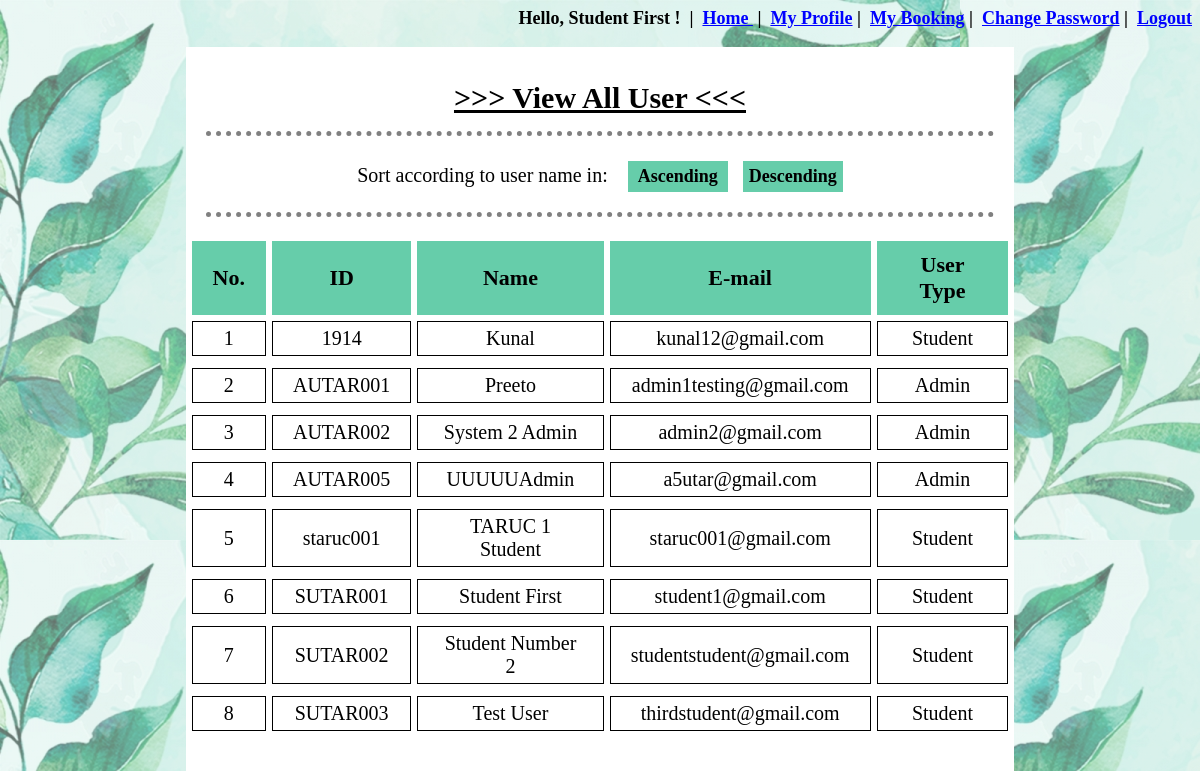
Page /user_manage_view.php (signed in) on the committed database.
### tables this page shows
CREATE TABLE `user_details` (
  `UserNo` int(10) NOT NULL,
  `UserID` varchar(10) NOT NULL,
  `UserFullName` varchar(80) NOT NULL,
  `UserPassword` varchar(12) NOT NULL,
  `UserType` varchar(11) NOT NULL,
  `UserEmail` varchar(50) NOT NULL,
  `UserImage` longblob NOT NULL,
  `UserImageName` varchar(50) NOT NULL
);

### user_manage_view.php (the view, shortened to what this page needs)
<?php
	include "database/connect.php";
	include 'session.php';
?>
<!DOCTYPE html>
<html>
<head>
</head>
<body background="image\bg.png">
	<div id="view" align="center">
		<br>
		<p><span style="text-decoration: underline;font-weight: 900;font-size: 30px"> >>> View All User <<< </span></p>
		<hr>
		<form action="user_manage_view.php" method="POST" style="font-size: 20px;">
			Sort according to user name in: &nbsp;&nbsp;
			<input type="submit" name="ascending" value="Ascending">&nbsp;&nbsp;
			<input type="submit" name="descending" value="Descending">
		</form>
		<hr>
		<table align="center" cellpadding="20px" cellspacing="6px">
			<tr>
				<th>No.</th>
				<th>ID</th>
				<th>Name</th>
				<th>E-mail</th>
				<th>User Type</th>
			</tr>
			<?php
				if (isset($_POST['ascending'])) {
					$count=0;
					$conn = mysqli_connect($servername, $username, $password, $dbname);
					$read_user = "SELECT * FROM user_details ORDER BY UserFullName ASC";
					$result_read_user = mysqli_query($conn, $read_user);
					if(mysqli_num_rows($result_read_user)>0){
						while($row = mysqli_fetch_array($result_read_user, MYSQLI_ASSOC)){
							$count=$count+1;
							echo "<tr>";
							echo "<td>".$count."</td>";
							echo "<td>".$row['UserID']."</td>";
							echo "<td>".$row['UserFullName']."</td>";
							echo "<td>".$row['UserEmail']."</td>";
							echo "<td>".$row['UserType']."</td>";
							echo "<tr>";
						}
					}
				}
				else{
					$count=0;
					$conn = mysqli_connect($servername, $username, $password, $dbname);
					$read_user = "SELECT * FROM user_details ORDER BY UserID ASC";
					$result_read_user = mysqli_query($conn, $read_user);
					if(mysqli_num_rows($result_read_user)>0){
						while($row = mysqli_fetch_array($result_read_user, MYSQLI_ASSOC)){
							$count=$count+1;
							echo "<tr>";
							echo "<td>".$count."</td>";
							echo "<td>".$row['UserID']."</td>";
							echo "<td>".$row['UserFullName']."</td>";
							echo "<td>".$row['UserEmail']."</td>";
							echo "<td>".$row['UserType']."</td>";
							echo "<tr>";
						}
					}
				}
			?>
		</table>
	</div>
</body>
</html>

### user_manage_view.php (style rules this page uses)
form { margin-left: 60px; margin-top: 15px; margin-right: 60px; }
table { max-width:1200px; margin-bottom:50px; margin-left:auto; margin-right:auto; background-color: white; text-align:center; }
th { background-color: #66CDAA; border:1px solid #66CDAA; font-size: 22px; text-align: center; padding-top: 10px ; padding-bottom: 10px ; }
td { border:1px solid black; font-size: 20px; font-family: Times New Roman; text-align: center; padding-top: 5px ; padding-bottom: 5px ; }
input[type=submit] { padding: 5px; color: black; border: none; background-color: #66CDAA; font-weight: 700; font-family: Times New Roman; font-size: 18px; text-align: center; width: 100px; }
div { margin: auto; padding-bottom: 1px; width: 70%; background-color: white; }
hr { border-top: 5px dotted grey; border-bottom: none; border-left: none; border-right: none; width: 95%; padding-top: 10px }

### rows in the picture
user_details: UserID "1914", UserFullName "Kunal", UserEmail "kunal12@gmail.com", UserType "Student"
user_details: UserID "AUTAR001", UserFullName "Preeto", UserEmail "admin1testing@gmail.com", UserType "Admin"
user_details: UserID "AUTAR002", UserFullName "System 2 Admin", UserEmail "admin2@gmail.com", UserType "Admin"
user_details: UserID "AUTAR005", UserFullName "UUUUUAdmin", UserEmail "a5utar@gmail.com", UserType "Admin"
user_details: UserID "staruc001", UserFullName "TARUC 1 Student", UserEmail "staruc001@gmail.com", UserType "Student"
user_details: UserID "SUTAR001", UserFullName "Student First", UserEmail "student1@gmail.com", UserType "Student"
user_details: UserID "SUTAR002", UserFullName "Student Number 2", UserEmail "studentstudent@gmail.com", UserType "Student"
user_details: UserID "SUTAR003", UserFullName "Test User", UserEmail "thirdstudent@gmail.com", UserType "Student"

### other values in the picture
$_SESSION['UserFullName'] "Student First"
